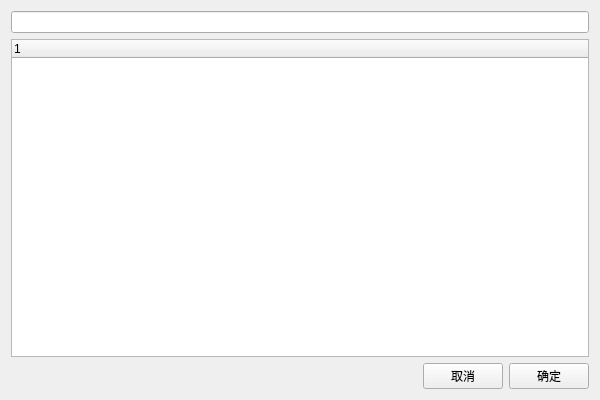
<?xml version="1.0" encoding="UTF-8"?>
<ui version="4.0">
 <class>PluginWidgetClass</class>
 <widget class="QWidget" name="PluginWidgetClass">
  <property name="geometry">
   <rect>
    <x>0</x>
    <y>0</y>
    <width>600</width>
    <height>400</height>
   </rect>
  </property>
  <property name="windowTitle">
   <string>PluginWidget</string>
  </property>
  <layout class="QGridLayout" name="gridLayout">
   <item row="0" column="0">
    <widget class="QLineEdit" name="lineEdit"/>
   </item>
   <item row="1" column="0">
    <widget class="QTreeWidget" name="treeWidget">
     <column>
      <property name="text">
       <string notr="true">1</string>
      </property>
     </column>
    </widget>
   </item>
   <item row="2" column="0">
    <layout class="QHBoxLayout" name="horizontalLayout">
     <item>
      <spacer name="horizontalSpacer">
       <property name="orientation">
        <enum>Qt::Horizontal</enum>
       </property>
       <property name="sizeHint" stdset="0">
        <size>
         <width>40</width>
         <height>20</height>
        </size>
       </property>
      </spacer>
     </item>
     <item>
      <widget class="QPushButton" name="pushButton_cancel">
       <property name="text">
        <string>取消</string>
       </property>
      </widget>
     </item>
     <item>
      <widget class="QPushButton" name="pushButton_ok">
       <property name="text">
        <string>确定</string>
       </property>
      </widget>
     </item>
    </layout>
   </item>
  </layout>
 </widget>
 <layoutdefault spacing="6" margin="11"/>
 <resources/>
 <connections/>
</ui>
